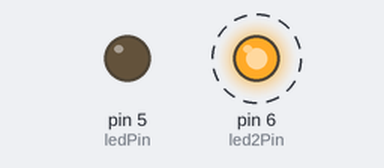
The sketch below on a simulated Arduino Uno, built with avr-gcc and run on an emulated ATmega328P. Shown: output pins drawn as LEDs (lit = HIGH). Dashed ring = blinking.

Above: at 0.2 s.
Timing chart, 0 to 3.0 s (numbered marks = the images above):
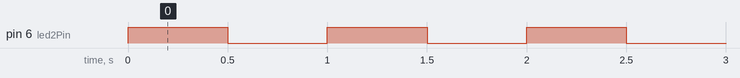

The sketch:

Receiver.ino
```cpp
/*
If the Button is pressed a package is sent over the radio


 The circuit:
 * LED attached from pin 13 to ground

 * Hardware SPI:
 * MISO -> 12
 * MOSI -> 11
 * SCK -> 13

 * Configurable:
 * CE -> 8

*/


#include <SPI.h>
#include <Mirf.h>
#include <nRF24L01.h>
#include <MirfHardwareSpiDriver.h>


#define RADIO_PAYLOAD_TYPE int
#define RADIO_ADDRESS "addr1"

// constants
const int buttonPin = 2;     // the number of the pushbutton pin
const int ledPin =  5;      // the number of the LED pin
const int led2Pin =  6;      // the number of the LED pin
const int cePin =  9;      // chip enable
const int csnPin =  10;      // chip select

// Variables will change:
int ledState = HIGH;         // the current state of the output pin


void RF_setup(){
  Mirf.cePin = cePin;
  Mirf.csnPin = csnPin;

  Mirf.spi = &MirfHardwareSpi;  // get SPI driver
  Mirf.init();		// receive 1 byte

  Mirf.setRADDR( (byte *) RADIO_ADDRESS );    // Set Receiver Address
  Mirf.setTADDR( (byte *) RADIO_ADDRESS );    // Set Transmitter Address
  Mirf.payload = sizeof( RADIO_PAYLOAD_TYPE );
  Mirf.channel = 2;
  Mirf.config();
}

void setup() {
  pinMode(ledPin, OUTPUT);
  pinMode(led2Pin, OUTPUT);

  RF_setup();
}


void transmitPackage(RADIO_PAYLOAD_TYPE data) {
  Mirf.send((byte *)&data);
  digitalWrite(ledPin, HIGH);
  while(Mirf.isSending()){};
  delay(500);
  digitalWrite(ledPin, LOW);
}


RADIO_PAYLOAD_TYPE receivePackage(){
  RADIO_PAYLOAD_TYPE data = 0;
  int toggle = LOW;

  while(!Mirf.dataReady()){
    toggle ^= 1;
    digitalWrite(led2Pin, toggle);
    delay(500);
  };
  Mirf.getData((byte *) &data);
  return data;
}


void loop() {
  RADIO_PAYLOAD_TYPE data = 0;

  // get data
  data = receivePackage();
  digitalWrite(ledPin, HIGH);

  // check data
  if(data == 22)
  {
    digitalWrite(ledPin, HIGH);
    delay(500);
    digitalWrite(ledPin, LOW);
  }
}
```

Measured:
- by itself, pin 6 (led2Pin): alternates HIGH for 0.50 s and LOW for 0.50 s
